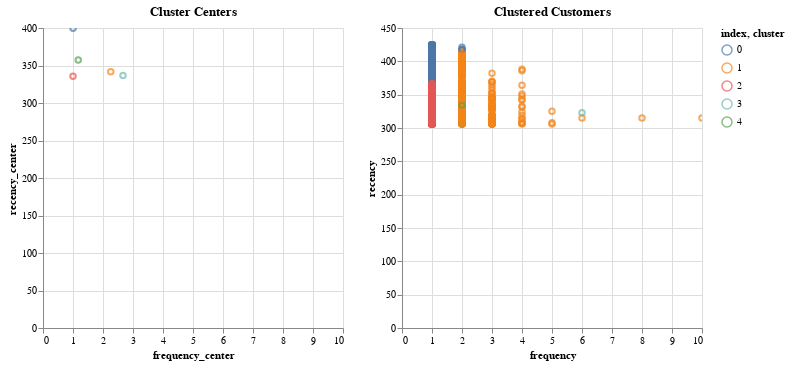

The notebook cell saved with this chart:
### Code cell
import altair as alt

(
    customer_center_reverse.with_row_index()
    .plot.scatter(
        x=alt.X("frequency_center", scale=alt.Scale(domain=[0, 10])),
        y="recency_center",
        color=alt.Color("index:N"),
    )
    .properties(title="Cluster Centers")
    | four_cluster_df.with_row_index()
    .plot.scatter(x="frequency", y="recency", color=alt.Color("cluster:N"))
    .properties(title="Clustered Customers")
)

### Figure 1 — Vega-Lite specification as saved in the notebook (floating-point values rounded to 4 significant figures; data arrays with more than 128 entries replaced by an {"elided": "..."} marker saying what was removed)
{"config": {"view": {"continuousWidth": 300, "continuousHeight": 300}}, "hconcat": [{"data": {"name": "data-ae83902213a03d2ce1d104474b72252e"}, "mark": {"type": "point", "tooltip": true}, "encoding": {"color": {"field": "index", "type": "nominal"}, "x": {"field": "frequency_center", "scale": {"domain": [0, 10]}, "type": "quantitative"}, "y": {"field": "recency_center", "type": "quantitative"}}, "name": "view_1", "title": "Cluster Centers"}, {"data": {"name": "data-1b74370473a5f72d357e9e2800a486eb"}, "mark": {"type": "point", "tooltip": true}, "encoding": {"color": {"field": "cluster", "type": "nominal"}, "x": {"field": "frequency", "type": "quantitative"}, "y": {"field": "recency", "type": "quantitative"}}, "name": "view_2", "title": "Clustered Customers"}], "params": [{"name": "param_1", "select": {"type": "interval", "encodings": ["x", "y"]}, "bind": "scales", "views": ["view_1"]}, {"name": "param_2", "select": {"type": "interval", "encodings": ["x", "y"]}, "bind": "scales", "views": ["view_2"]}], "$schema": "https://vega.github.io/schema/vega-lite/v5.20.1.json", "datasets": {"data-ae83902213a03d2ce1d104474b72252e": [{"index": 0, "recency_center": 399.8, "frequency_center": 1.002, "monetary_center": 148.0}, {"index": 1, "recency_center": 341.5, "frequency_center": 2.259, "monetary_center": 358.7}, {"index": 2, "recency_center": 335.7, "frequency_center": 1.0, "monetary_center": 175.7}, {"index": 3, "recency_center": 336.7, "frequency_center": 2.667, "monetary_center": 20180.0}, {"index": 4, "recency_center": 357.3, "frequency_center": 1.174, "monetary_center": 4735.0}], "data-1b74370473a5f72d357e9e2800a486eb": {"elided": "4186 records"}}}
